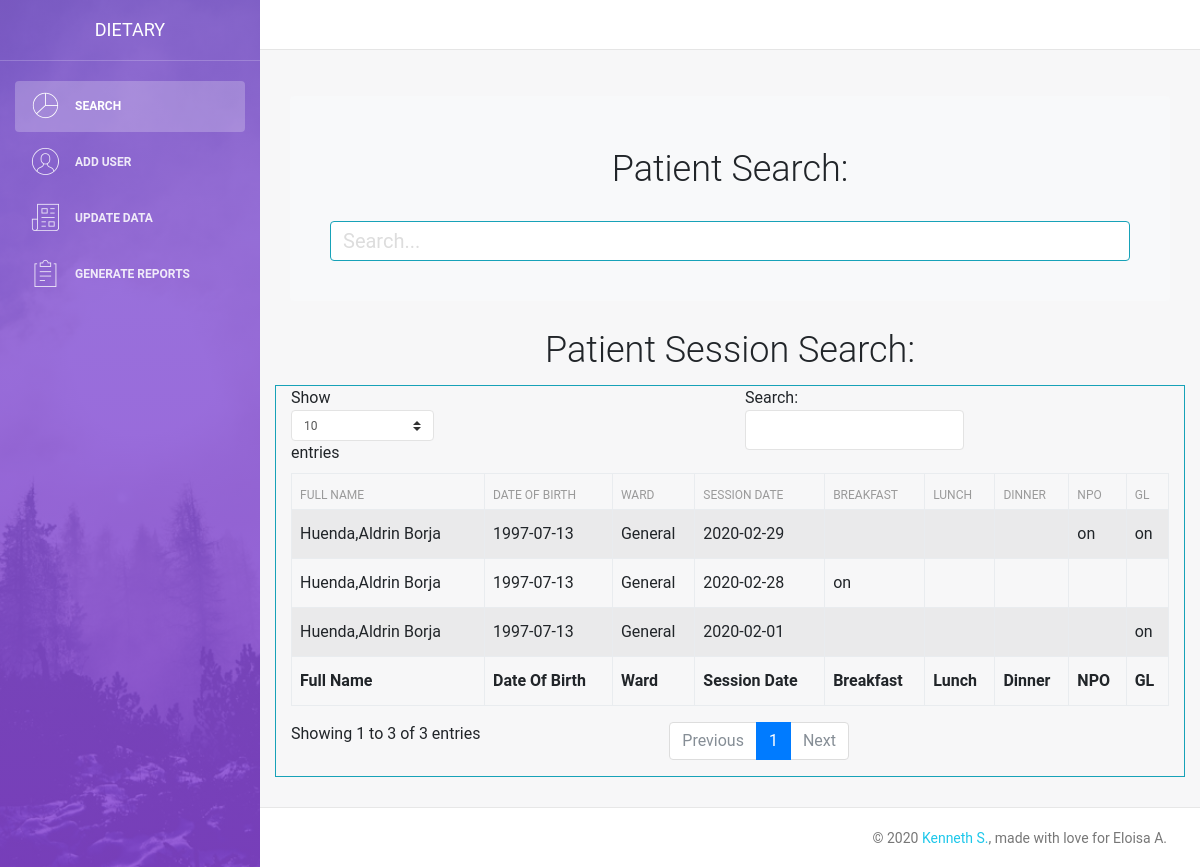
Before: / with the older database file.
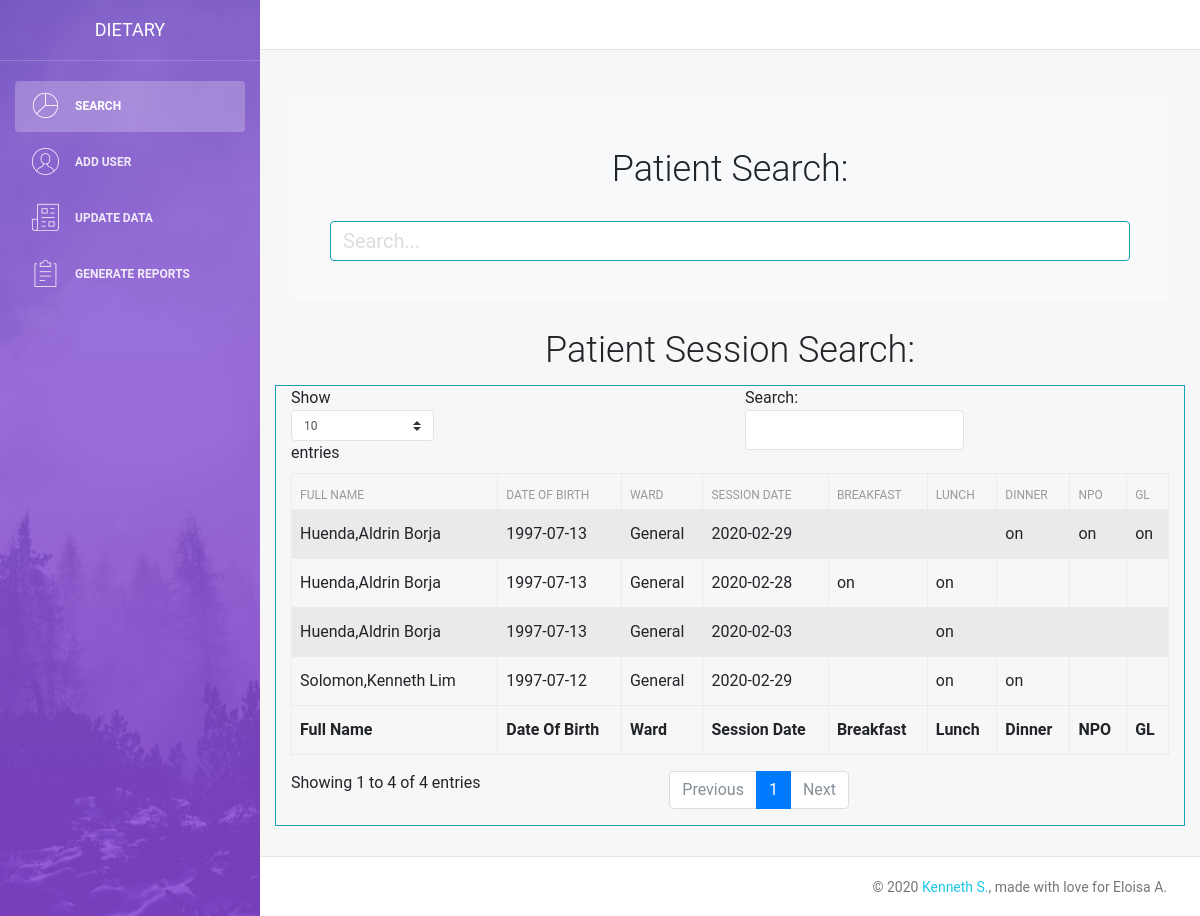
After: the same page with the newer database file.
### tables this page shows
CREATE TABLE `patientsubsistence` (
  `id` int(12) NOT NULL,
  `pId` varchar(255) NOT NULL,
  `date` date NOT NULL,
  `breakfast` varchar(225) NOT NULL,
  `lunch` varchar(225) NOT NULL,
  `dinner` varchar(225) NOT NULL,
  `npo` varchar(255) NOT NULL,
  `gl` varchar(255) NOT NULL
);

CREATE TABLE `patient` (
  `id` int(12) NOT NULL,
  `uId` varchar(25) NOT NULL,
  `lastName` varchar(255) NOT NULL,
  `firstName` varchar(255) NOT NULL,
  `middleName` varchar(255) NOT NULL,
  `dateOfBirth` date DEFAULT NULL,
  `createdAt` datetime(6) DEFAULT current_timestamp(6),
  `ward` varchar(255) NOT NULL
);

### index.php (the view, shortened to what this page needs)
<?php include('server.php'); ?>
<!DOCTYPE html>
<html lang="en">
<head>
    <link rel="stylesheet" href="https://maxcdn.bootstrapcdn.com/font-awesome/latest/css/font-awesome.min.css" />
    <link href="./assets/css/bootstrap.min.css" rel="stylesheet" />
    <link href="./assets/css/light-bootstrap-dashboard.css?v=2.0.0 " rel="stylesheet" />
    <link href="./assets/css/demo.css" rel="stylesheet" />
</head>
<body>
    <div class="wrapper">
        <?php include_once './components/sidebar.php' ?>
        <div class="main-panel">
            <nav class="navbar navbar-expand-lg " color-on-scroll="500">
            </nav>
            <div class="content">
                <div class="container-fluid">
                    <div class="container">
                        <div class="row">
                            <div class="col-md-12  bg-light p-4 mt-3 rounded">
                                <center>
                                    <h2>Patient Search:</h2>
                                </center>
                                <form action="server.php" class="form-inline p-3" method="post">
                                    <input type="text" name="search" id="search" class="form-control form-control-lg rounded-0 border-info" placeholder="Search..." style="width:100%">
                                </form>
                            </div>
                            <div class="col-md-9" style="position:relative; margin-top:-38px; margin-left:25px">
                            </div>
                        </div>
                    </div>
                </div>
                <div class="container">
                    <center>
                        <h2>Patient Session Search:</h2>
                    </center>
                    <div class="row">
                        <div class="col-md-12 border border-info">
                            <table id="example" class="table table-striped table-bordered" style="width:100%">
                                <thead>
                                    <tr>
                                        <th>Full Name</th>
                                        <th>Date Of Birth</th>
                                        <th>Ward</th>
                                        <th>Session Date</th>
                                        <th>Breakfast</th>
                                        <th>Lunch</th>
                                        <th>Dinner</th>
                                        <th>NPO</th>
                                        <th>GL</th>
                                    </tr>
                                </thead>
                                <tbody>
                                    <?php
                                    $sql = "SELECT * FROM patientsubsistence";
                                    $result = mysqli_query($conn, $sql);
                                    if (mysqli_num_rows($result) > 0) {
                                        while ($row = mysqli_fetch_assoc($result)) {
                                            $pId = $row['pId'];
                                            $date = $row['date'];
                                            $breakfast = $row['breakfast'];
                                            $lunch = $row['lunch'];
                                            $dinner = $row['dinner'];
                                            $npo = $row['npo'];
                                            $gl = $row['gl'];
                                            $sql2 = "SELECT * FROM patient where uId = '$pId' ";
                                            $result2 = mysqli_query($conn, $sql2);
                                            if (mysqli_num_rows($result2) > 0) {
                                                while ($row2 = mysqli_fetch_assoc($result2)) {
                                                    $lastName = $row2['lastName'];
                                                    $firstName = $row2['firstName'];
                                                    $middleName = $row2['middleName'];
                                                    $ward = $row2['ward'];
                                                    $dateOfBirth = $row2['dateOfBirth'];
                                                }
                                            }
                                            echo '
                                                <tr>
                                                <td>' . $lastName . ',' . $firstName . ' ' . $middleName . '</td>
                                                <td>' . $dateOfBirth . '</td>
                                                <td>' . $ward . '</td>
                                                <td>' . $date . '</td>
                                                <td>' . $breakfast . '</td>
                                                <td>' . $lunch . '</td>
                                                <td>' . $dinner . '</td>
                                                <td>' . $npo . '</td>
                                                <td>' . $gl . '</td>
                                                </tr>
                                                ';
                                        }
                                    }
                                    ?>
                                </tbody>
                                <tfoot>
                                    <tr>
                                        <th>Full Name</th>
                                        <th>Date Of Birth</th>
                                        <th>Ward</th>
                                        <th>Session Date</th>
                                        <th>Breakfast</th>
                                        <th>Lunch</th>
                                        <th>Dinner</th>
                                        <th>NPO</th>
                                        <th>GL</th>
                                    </tr>
                                </tfoot>
                            </table>
                        </div>
                    </div>
                </div>
            </div>
            <?php include_once './components/footer.php' ?>
        </div>
    </div>
</body>
</html>

### components/sidebar.php
<div class="sidebar" data-image="../assets/img/sidebar-5.jpg">
    <div class="sidebar-wrapper">
        <div class="logo">
            <a href="http://www.creative-tim.com" class="simple-text">
                Dietary
            </a>
        </div>
        <ul class="nav">
            <li class="nav-item active">
                <a class="nav-link" href="index.php">
                    <i class="nc-icon nc-chart-pie-35"></i>
                    <p>Search</p>
                </a>
            </li>
            <li>
                <a data-toggle="modal" data-target="#addUserModal" class="nav-link" href="#">
                    <i class="nc-icon nc-circle-09"></i>
                    <p>Add User</p>
                </a>
            </li>
            <li>
                <a class="nav-link" href="action.php?updateSession=1">
                    <i class="nc-icon nc-paper-2"></i>
                    <p>Update Data</p>
                </a>
            </li>
            <li>
                <a class="nav-link" name="generateReportBtn" data-toggle="modal" data-target="#generateReportsModal" href="#">
                    <i class="nc-icon nc-notes"></i>
                    <p>Generate Reports</p>
                </a>
            </li>
        </ul>
    </div>
</div>

### components/footer.php (shortened to what this page needs)
<footer class="footer">
    <div class="container-fluid">
        <nav>
            <p class="copyright text-center">
                ©
                <a href="http://www.fb.com/synecders">Kenneth S.</a>, made with love for Eloisa A.
            </p>
        </nav>
    </div>
</footer>

Changed rows visible on the page:
removed patientsubsistence: patient.lastName "Huenda", patient.firstName "Aldrin", patient.middleName "Borja", patient.dateOfBirth "1997-07-13", patient.ward "General", date "2020-02-29", npo "on", gl "on"
removed patientsubsistence: patient.lastName "Huenda", patient.firstName "Aldrin", patient.middleName "Borja", patient.dateOfBirth "1997-07-13", patient.ward "General", date "2020-02-28", breakfast "on"
removed patientsubsistence: patient.lastName "Huenda", patient.firstName "Aldrin", patient.middleName "Borja", patient.dateOfBirth "1997-07-13", patient.ward "General", date "2020-02-01", gl "on"
added patientsubsistence: patient.lastName "Huenda", patient.firstName "Aldrin", patient.middleName "Borja", patient.dateOfBirth "1997-07-13", patient.ward "General", date "2020-02-29", dinner "on", npo "on", gl "on"
added patientsubsistence: patient.lastName "Huenda", patient.firstName "Aldrin", patient.middleName "Borja", patient.dateOfBirth "1997-07-13", patient.ward "General", date "2020-02-28", breakfast "on", lunch "on"
added patientsubsistence: patient.lastName "Solomon", patient.firstName "Kenneth", patient.middleName "Lim", patient.dateOfBirth "1997-07-12", patient.ward "General", date "2020-02-29", lunch "on", dinner "on"
added patientsubsistence: patient.lastName "Huenda", patient.firstName "Aldrin", patient.middleName "Borja", patient.dateOfBirth "1997-07-13", patient.ward "General", date "2020-02-03", lunch "on"
Other visible differences:
text written by a page script: "Show entries Search: Showing 1 to 3 of 3 entries Previous 1 Next" → "Show entries Search: Showing 1 to 4 of 4 entries Previous 1 Next"
